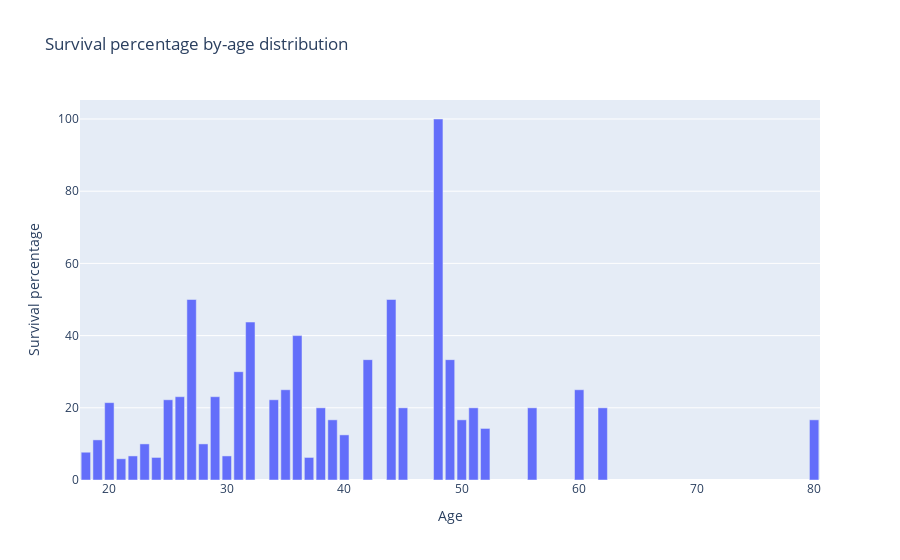

The notebook cell this image was saved under:
### Markdown cell above
10. Подтвердите или опровергните гипотезу: молодым мужчинам(от 18 лет) выжить легче, чем более взрослым

### Code cell
df = df_all[(df_all["Sex"] == "male")
            & (df_all["Age"] >= 18)]
df.loc[:, "Age"] = df["Age"].apply(round)
df_grp = df[df["Survived"] == 1].groupby("Age")["PassengerId"].size().reset_index(name="survived_amount")
df_grp.loc[:, "amount"] = df.groupby("Age")["PassengerId"].size().reset_index(name="amount")["amount"]
df_grp.loc[:, "survived_percentage"] = df_grp["survived_amount"] / df_grp["amount"] * 100

fig = go.Figure()
fig.add_trace(go.Bar(x=df_grp["Age"],
                     y=df_grp["survived_percentage"]))
fig.update_layout(title_text="Survival percentage by-age distribution",
                  xaxis_title="Age",
                  yaxis_title="Survival percentage")

# No, there is not any dependency between these signs

### Figure 1 — Plotly figure (JSON) as saved in the notebook; plotly's stock layout.template omitted (floating-point values rounded to 4 significant figures)
{"data": [{"type": "bar", "x": [18, 19, 20, 21, 22, 23, 24, 25, 26, 27, 28, 29, 30, 31, 32, 34, 35, 36, 37, 38, 39, 40, 42, 44, 45, 48, 49, 50, 51, 52, 56, 60, 62, 80], "y": [7.692, 11.11, 21.43, 5.882, 6.667, 10, 6.25, 22.22, 23.08, 50, 10, 23.08, 6.667, 30, 43.75, 22.22, 25, 40, 6.25, 20, 16.67, 12.5, 33.33, 50, 20, 100, 33.33, 16.67, 20, 14.29, 20, 25, 20, 16.67]}], "layout": {"autosize": true, "title": {"text": "Survival percentage by-age distribution"}, "xaxis": {"autorange": true, "range": [17.5, 80.5], "title": {"text": "Age"}, "type": "linear"}, "yaxis": {"autorange": true, "range": [0, 105.3], "title": {"text": "Survival percentage"}, "type": "linear"}}}
